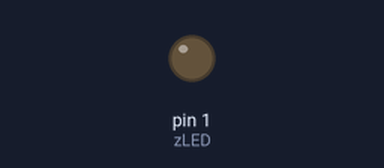
Bench run of a sketch on a simulated Arduino Uno, built with avr-gcc and run on an emulated ATmega328P. On the bench: output pins drawn as LEDs (lit = HIGH).

Above: at 0.8 s.
At 2.85 s:
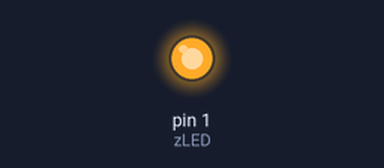
Timing chart, 0 to 3.1 s (numbered marks = the images above):
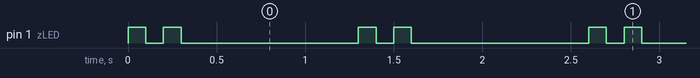

Measured:
- by itself, pin 1 (zLED): repeats every 1.3 s: LOW 0.10 s, HIGH 0.10 s, LOW 1.0 s, HIGH 0.10 s
- by itself, everything shown: repeats every 1.3 s, in 4 steps

The sketch:

Blink2.ino
```cpp
// Fait clignoter la lED sur la pin 1 deux fois rapidement
// zf220727.1608


int const zLED = 1; // LED branché sur la pin 1 du Grove Shield


// the setup function runs once when you press reset or power the board
void setup() {
  // initialize digital pin LED_BUILTIN as an output.
  pinMode(zLED, OUTPUT);
}

// the loop function runs over and over again forever
void loop() {
  digitalWrite(zLED, HIGH);   // turn the LED on (HIGH is the voltage level)
  delay(100);                       // wait for a second
  digitalWrite(zLED, LOW);    // turn the LED off by making the voltage LOW
  delay(100);                       // wait for a second
  digitalWrite(zLED, HIGH);   // turn the LED on (HIGH is the voltage level)
  delay(100);                       // wait for a second
  digitalWrite(zLED, LOW);    // turn the LED off by making the voltage LOW
  delay(1000);                       // wait for a second
}
```
